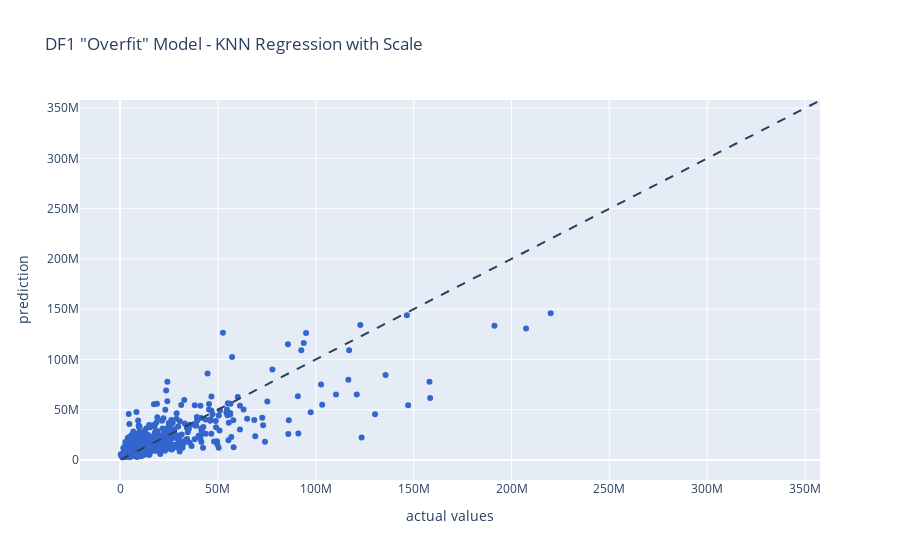

This figure's notebook cell:
### Markdown cell above
### Let's now try some non-parametric models. KNN Regressors could potentially compensate for the anomalous movies -- which are unfortunately all the "popular" movies one would consider. Maybe we will see accurate predictions for both low and high earning movies.

## DF1 "Overfit"

### We need to scale our independent variables first since KNN inherently relies on distance. We choose RobustScaler to deal with outliers as well.

### Code cell
# Use a GridSearch to find the best neighbors each model
from sklearn import neighbors
from sklearn.model_selection import GridSearchCV
from sklearn.preprocessing import RobustScaler
from sklearn.metrics import mean_squared_error
from numpy import sqrt 

X = df1.drop(columns=['Opening']) 
y = df1['Opening']

# A scaler is needed especially for KNN models
# Likewise, we choose Robust to deal with known outliers
scaler = RobustScaler()
X = scaler.fit_transform(X)

X_train, X_test, y_train, y_test = train_test_split(X, y, test_size = 0.25, random_state=1)

knn = neighbors.KNeighborsRegressor()
params = {'n_neighbors':[2,3,4,5,6,7,8,9]}
model = GridSearchCV(knn,params,cv=5)
model.fit(X_train,y_train)
model.best_params_
train_preds_grid = model.predict(X_train)
train_mse = mean_squared_error(y_train, train_preds_grid)
train_rmse1 = sqrt(train_mse)
test_preds_grid = model.predict(X_test)
test_mse = mean_squared_error(y_test, test_preds_grid)
test_rmse1 = sqrt(test_mse)

# Note the average error in prediction
print("DF1 'Overfit' KNN Training RMSE (Opening Error in Millions): ", round(train_rmse1 / 1000000, 2))
print("DF1 'Overfit' Testing RMSE (Opening Error in Millions): ", round(test_rmse1 / 1000000, 2))

# Look for extreme variations in training and testing performance
DF1KTrain = model.score(X_train,y_train)
DF1KTest = model.score(X_test,y_test)
print("DF1 'Overfit' KNN Training score: ", round(DF1KTrain, 2))
print("DF1 'Overfit' KNN Test score: ", round(DF1KTest, 2))

y_pred = model.predict(X_test)
dfTestResults = pd.DataFrame({'Actual': y_test,'Predicted': y_pred, 'Difference': y_test - y_pred})
dfTestResults['Actual'] = (dfTestResults['Actual'] / 1000000)
dfTestResults['Predicted'] = (dfTestResults['Predicted'] / 1000000)
dfTestResults['Difference'] = (dfTestResults['Difference'] / 1000000)
display(dfTestResults)

fig = px.scatter(x=y_test, y=y_pred, labels={'x': 'actual values', 'y': 'prediction'}, title = 'DF1 "Overfit" Model - KNN Regression with Scale', 
                color_discrete_sequence=px.colors.qualitative.G10)
fig.add_shape(
    type="line", line=dict(dash='dash'),
    x0=y.min(), y0=y.min(),
    x1=y.max(), y1=y.max()
)
fig.show()

### Figure 1 — Plotly figure (JSON) as saved in the notebook; plotly's stock layout.template omitted (floating-point values rounded to 4 significant figures; data arrays with more than 128 entries replaced by an {"elided": "..."} marker saying what was removed)
{"data": [{"hovertemplate": "actual values=%{x}<br>prediction=%{y}<extra></extra>", "legendgroup": "", "marker": {"color": "#3366CC", "symbol": "circle"}, "mode": "markers", "name": "", "orientation": "v", "showlegend": false, "type": "scatter", "x": {"elided": "748 int values"}, "xaxis": "x", "y": {"elided": "748 float values"}, "yaxis": "y"}], "layout": {"legend": {"tracegroupgap": 0}, "shapes": [{"line": {"dash": "dash"}, "type": "line", "x0": 317213, "x1": 357115007, "y0": 317213, "y1": 357115007}], "title": {"text": "DF1 \"Overfit\" Model - KNN Regression with Scale"}, "xaxis": {"anchor": "y", "domain": [0, 1], "title": {"text": "actual values"}}, "yaxis": {"anchor": "x", "domain": [0, 1], "title": {"text": "prediction"}}}}
